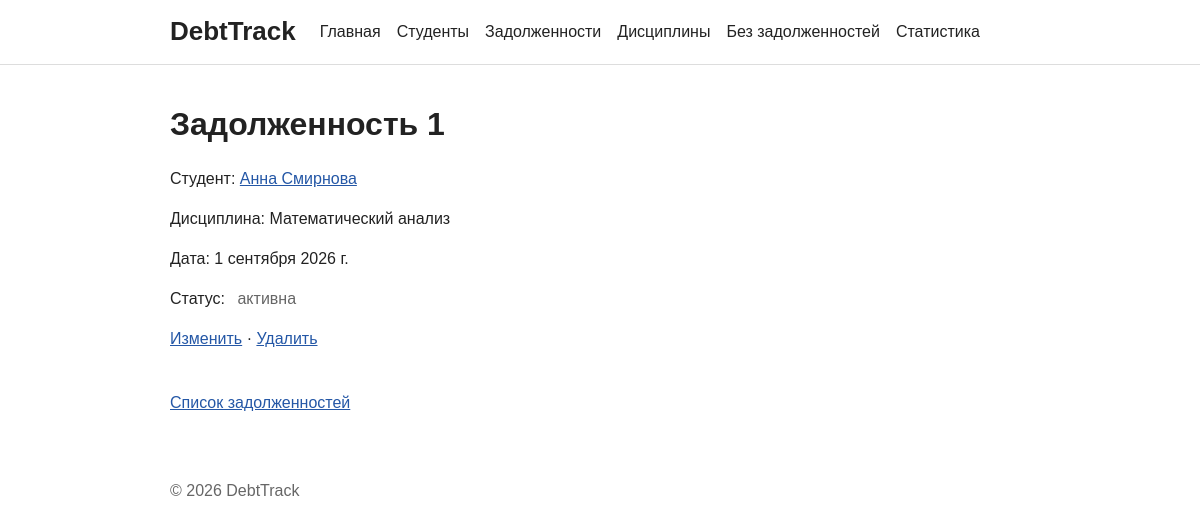
/debts/1/, run on the app's committed database.
### debts/models.py (models this page shows, shortened)
class Debt(models.Model):
    id = models.AutoField(primary_key=True)
    student = models.ForeignKey(
        "students.Student", on_delete=models.CASCADE, related_name="debts",
        verbose_name="Студент",
    )
    discipline = models.ForeignKey(
        "homepage.Discipline", on_delete=models.CASCADE,
        related_name="debts", verbose_name="Дисциплина",
    )
    date_created = models.DateField("Дата задолженности")
    is_closed = models.BooleanField("Закрыта", default=False)
    objects = DebtQuerySet.as_manager()
    class Meta:
        db_table = "debts"
        verbose_name = "Задолженность"
        verbose_name_plural = "Задолженности"

### students/models.py (models this page shows, shortened)
class Student(models.Model):
    id = models.AutoField(primary_key=True)
    name = models.CharField("ФИО", max_length=255)
    group_number = models.CharField("Группа", max_length=100)
    record_book = models.CharField("Зачётная книжка", max_length=100,
                                   blank=True)
    class Meta:
        db_table = "students"
        verbose_name = "Студент"
        verbose_name_plural = "Студенты"

### homepage/models.py (models this page shows, shortened)
class Discipline(models.Model):
    id = models.AutoField(primary_key=True)
    name = models.CharField("Название", max_length=255)
    teacher = models.CharField("Преподаватель", max_length=255, blank=True)
    semester = models.IntegerField("Семестр")
    class Meta:
        db_table = "disciplines"
        verbose_name = "Дисциплина"
        verbose_name_plural = "Дисциплины"

### debts/views.py (the view)
# urls.py: path("<int:debt_id>/", views.debt_detail, name="detail"),
def debt_detail(request, debt_id):
    debt = Debt.objects.select_related("student", "discipline").filter(
        pk=debt_id
    ).first()
    return render(
        request, "debts/debt_detail.html", {"debt": debt},
        status=404 if debt is None else 200,
    )

### debts/templates/debts/debt_detail.html (shortened to what this page needs)
{% extends "base.html" %}
{% block content %}
{% if debt %}
<h1>Задолженность {{ debt.id }}</h1>
<p>Студент: <a href="{% url 'students:detail' debt.student_id %}">{{ debt.student.name }}</a></p>
<p>Дисциплина: {{ debt.discipline.name }}</p>
<p>Дата: {{ debt.date_created }}</p>
<p>Статус: {% include "debts/includes/debt_status.html" %}</p>
{% else %}
<h1>Задолженность не найдена</h1>
<p>Задолженность с указанным идентификатором отсутствует.</p>
{% endif %}
{% if debt %}<p><a href="{% url 'debts:edit' debt.id %}">Изменить</a> · <a href="{% url 'debts:delete' debt.id %}">Удалить</a></p>{% endif %}
<a href="{% url 'debts:list' %}" class="back">Список задолженностей</a>
{% endblock %}

### homepage/static/homepage/css/style.css (style rules this page uses)
* { box-sizing: border-box; }
body { min-height: 100vh; margin: 0; color: #222; background: #fff; font: 16px/1.5 Arial, sans-serif; }
h1, h2 { line-height: 1.2; }
h1 { margin: 0 0 24px; }
a { color: #2457a6; }
.back { display: inline-block; margin-top: 24px; }

### data on the page
Debt: id "1", student.name "Анна Смирнова", discipline.name "Математический анализ", date_created "1 сентября 2026 г."
